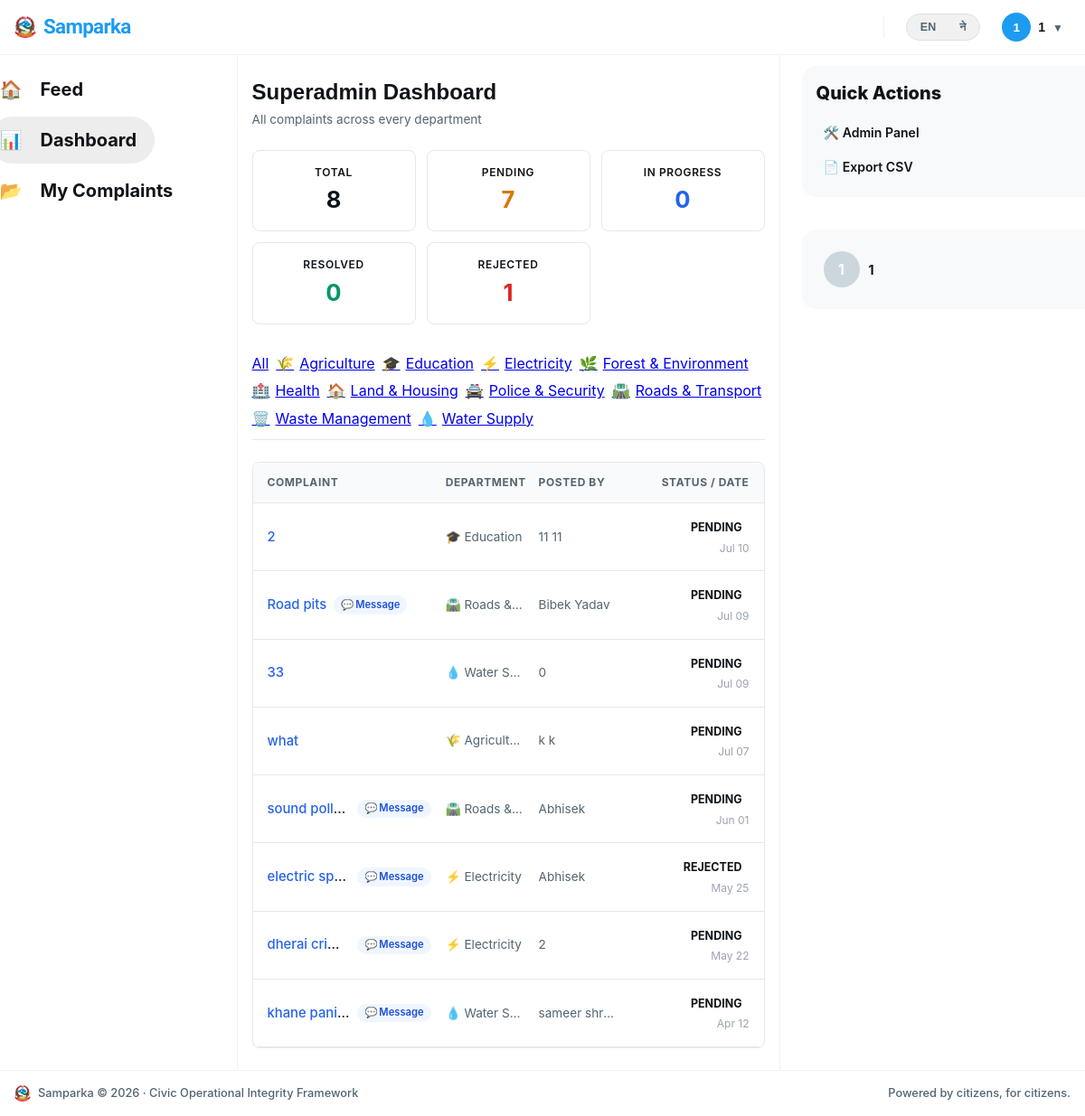
Page /accounts/superadmin/ (signed in) on the earlier database version.
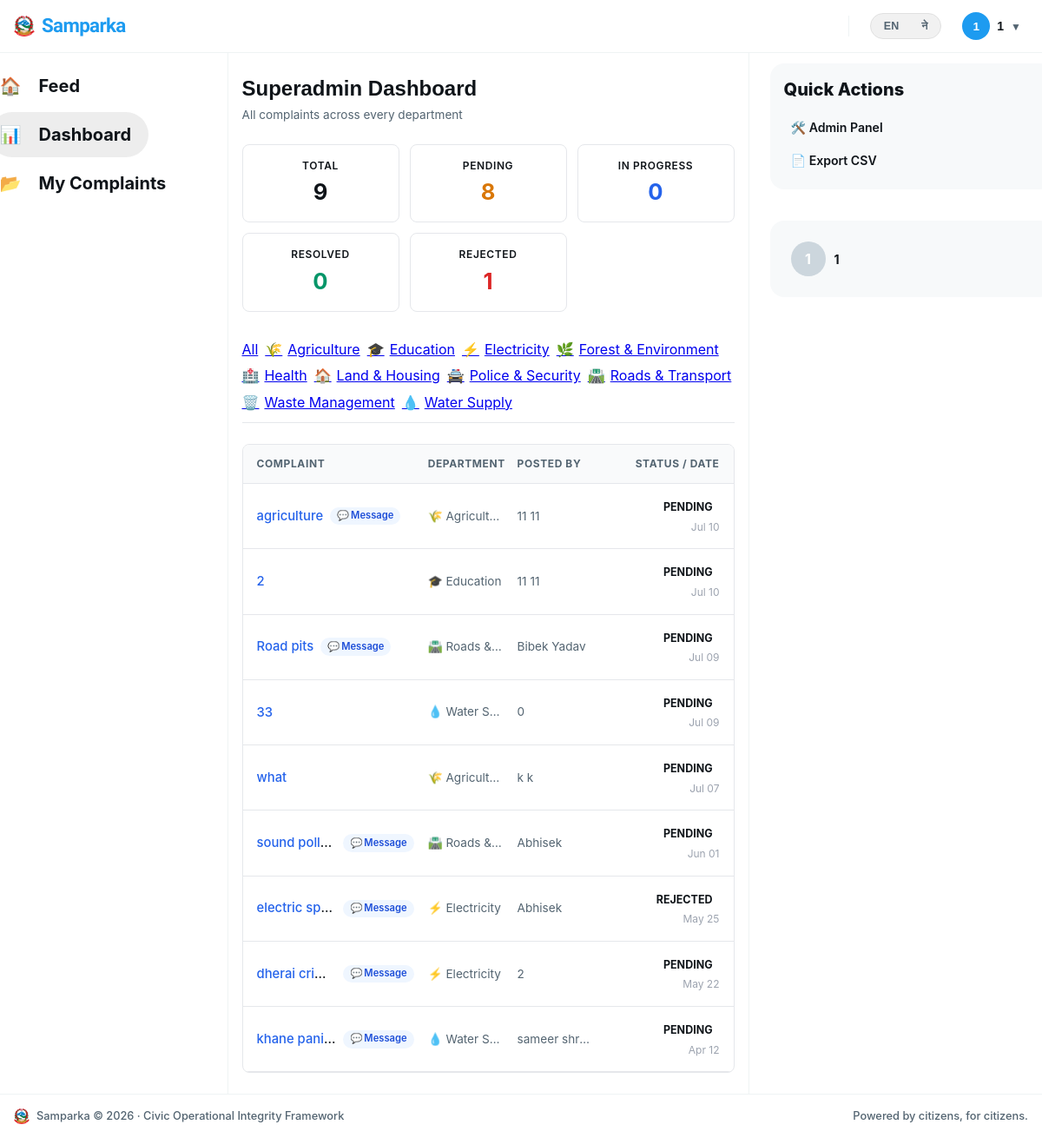
Same page on the later database version.
### departments/models.py (models this page shows, shortened)
class Department(models.Model):
    name = models.CharField(
        max_length=100,
        unique=True
    )
    name_ne = models.CharField(
        max_length=100,
        blank=True,
        help_text='Nepali name of the department (optional)'
    )
    slug = models.SlugField(
        unique=True
    )
    description = models.TextField(
        blank=True
    )
    icon = models.CharField(
        max_length=50,
        default='🏛️',
        help_text='Emoji icon for the department'
    )
    color = models.CharField(
        max_length=7,
        default='#3B82F6',
        help_text='Hex color for department badge'
    )
    is_active = models.BooleanField(
        default=True
    )
    created_at = models.DateTimeField(
        auto_now_add=True
    )
    class Meta:
        ordering = ['name']

### complaints/models.py (models this page shows, shortened)
class Complaint(models.Model):
    STATUS_PENDING = 'pending'
    STATUS_VERIFIED = 'verified'
    STATUS_IN_PROGRESS = 'in_progress'
    STATUS_SOLVED = 'solved'
    STATUS_REJECTED = 'rejected'
    STATUS_CHOICES = [
        (STATUS_PENDING, _('Pending')),
        (STATUS_VERIFIED, _('Verified')),
        (STATUS_IN_PROGRESS, _('In Progress')),
        (STATUS_SOLVED, _('Solved')),
        (STATUS_REJECTED, _('Rejected')),
    ]
    STATUS_COLORS = {
        STATUS_PENDING: '#F59E0B',
        STATUS_VERIFIED: '#3B82F6',
        STATUS_IN_PROGRESS: '#8B5CF6',
        STATUS_SOLVED: '#10B981',
        STATUS_REJECTED: '#EF4444',
    }
    PRIORITY_CHOICES = [
        ('low', _('Low')),
        ('medium', _('Medium')),
        ('high', _('High')),
        ('urgent', _('Urgent')),
    ]
    priority = models.CharField(max_length=10, choices=PRIORITY_CHOICES, default='medium')
    due_date = models.DateField(null=True, blank=True)
    author = models.ForeignKey(settings.AUTH_USER_MODEL, on_delete=models.CASCADE, related_name='complaints')
    department = models.ForeignKey(Department, on_delete=models.SET_NULL, null=True, related_name='complaints')
    title = models.CharField(max_length=200)
    description = models.TextField()
    status = models.CharField(max_length=20, choices=STATUS_CHOICES, default=STATUS_PENDING)
    location_name = models.CharField(max_length=200, blank=True, help_text='Human readable location name')
    latitude = models.DecimalField(max_digits=9, decimal_places=6, null=True, blank=True)
    longitude = models.DecimalField(max_digits=9, decimal_places=6, null=True, blank=True)
    upvotes = models.ManyToManyField(settings.AUTH_USER_MODEL, through='Vote', related_name='voted_complaints', blank=True)
    view_count = models.PositiveIntegerField(default=0)
    admin_note = models.TextField(blank=True, help_text='Internal note from admin (not shown to public)')
    is_anonymous = models.BooleanField(default=False)
    created_at = models.DateTimeField(auto_now_add=True)
    updated_at = models.DateTimeField(auto_now=True)
    class Meta:
        ordering = ['-created_at']
    def get_absolute_url(self):
        return reverse('complaints:detail', kwargs={'pk': self.pk})

### accounts/models.py (models this page shows, shortened)
class User(AbstractUser):
    avatar = models.ImageField(upload_to='avatars/', null=True, blank=True)
    bio = models.TextField(max_length=300, blank=True)
    district = models.CharField(max_length=100, blank=True)
    ward = models.CharField(max_length=100, blank=True)
    phone = models.CharField(max_length=15, blank=True)
    is_verified = models.BooleanField(default=False)
    role = models.CharField(          # ← now inside the class
        max_length=20,
        choices=ROLE_CHOICES,
        default="user"
    )
    @property
    def display_name(self):
        if self.first_name:
            return f"{self.first_name} {self.last_name}".strip()
        return self.username

### accounts/views.py (the view)
# urls.py: path('superadmin/',                         views.superadmin_dashboard,  name='superadmin_dashboard'),
@login_required
def superadmin_dashboard(request):
    from messaging.models import Conversation
    complaints = Complaint.objects.all().select_related('department', 'author')
    selected_dept = request.GET.get('dept')
    if selected_dept:
        complaints = complaints.filter(department_id=selected_dept)
    complaints_with_messages = set(
        Conversation.objects.filter(is_closed=False)
        .exclude(complaint=None)
        .values_list('complaint_id', flat=True)
    )
    return render(request, "complaints/superadmin.html", {
        "complaints": complaints.order_by('-created_at'),
        "departments": Department.objects.all(),
        "selected_dept": selected_dept,
        "complaints_with_messages": complaints_with_messages,
        "total":             Complaint.objects.count(),
        "pending_count":     Complaint.objects.filter(status='pending').count(),
        "in_progress_count": Complaint.objects.filter(status='in_progress').count(),
        "resolved_count":    Complaint.objects.filter(status='resolved').count(),
        "rejected_count":    Complaint.objects.filter(status='rejected').count(),
    })

### accounts/context_processors.py (called while the page is built)
def notifications(request):
    if request.user.is_authenticated:
        return {
            'unread_count': request.user.notifications.filter(is_read=False).count()
        }
    return {'unread_count': 0}

### complaints/templates/complaints/superadmin.html (shortened to what the changed rows need)
{% extends 'base.html' %}
{% load humanize %}
{% load i18n %}
{% block content %}
<div class="x-workspace-container">
  <main class="x-panel-center">
    <div class="container" style="max-width: 100%; padding: 1.5rem 1rem; margin: 0;">
      <div style="display: flex; align-items: center; justify-content: space-between; margin-bottom: 1.5rem; gap: 1rem; flex-wrap: wrap;">
        <div>
          <h1 style="font-family: var(--font, sans-serif); font-size: 1.5rem; font-weight: 700; margin: 0 0 4px; color: var(--text-main, #111827);">
            {% trans "Superadmin Dashboard" %}
          </h1>
        </div>
      </div>
      <div style="display: grid; grid-template-columns: repeat(auto-fit, minmax(140px, 1fr)); gap: 12px; margin-bottom: 2rem;">
        <div class="card" style="padding: 1rem; text-align: center; border-radius: 8px; border: 1px solid var(--border, #E5E7EB); background: var(--bg-card, #FFF);">
          <div class="text-muted" style="font-size: 0.75rem; text-transform: uppercase; letter-spacing: 0.05em; font-weight: 600; margin-bottom: 4px;">{% trans "Total" %}</div>
          <div style="font-size: 1.6rem; font-weight: 700;">{{ total }}</div>
        </div>
        <div class="card" style="padding: 1rem; text-align: center; border-radius: 8px; border: 1px solid var(--border, #E5E7EB); background: var(--bg-card, #FFF);">
          <div class="text-muted" style="font-size: 0.75rem; text-transform: uppercase; letter-spacing: 0.05em; font-weight: 600; margin-bottom: 4px;">{% trans "Pending" %}</div>
          <div style="font-size: 1.6rem; font-weight: 700; color: var(--warning, #D97706);">{{ pending_count }}</div>
        </div>
      </div>
      <div style="display: flex; gap: 8px; flex-wrap: wrap; margin-bottom: 1.5rem; border-bottom: 1px solid var(--border, #E5E7EB); padding-bottom: 0.75rem;">
        {% for dept in departments %}
        <a href="?dept={{ dept.id }}"
           class="btn {% if selected_dept == dept.id|stringformat:'s' %}btn-primary{% else %}btn-ghost{% endif %} btn-sm"
           style="border-radius: 6px; display: inline-flex; align-items: center; gap: 6px;">
          <span>{{ dept.icon }}</span><span>{{ dept.name }}</span>
        </a>
        {% endfor %}
      </div>
      <div style="border: 1px solid var(--border, #E5E7EB); border-radius: 8px; overflow: hidden; background: var(--bg-card, #FFF);">
        <div class="my-list">
          {% for complaint in complaints %}
          <div class="my-item" style="display: flex; align-items: center; gap: 16px; padding: 1rem; border-bottom: 1px solid var(--border, #E5E7EB); transition: background-color 0.15s ease;">
            <div style="flex: 2.5; min-width: 0; display: flex; align-items: center; gap: 8px;">
              <div style="overflow: hidden; text-overflow: ellipsis; white-space: nowrap; font-size: 0.925rem; font-weight: 500;">
                <a href="{{ complaint.get_absolute_url }}" style="color: var(--text-link, #2563EB); text-decoration: none;">
                  {{ complaint.title }}
                </a>
              </div>
              {% if complaint.pk in complaints_with_messages %}
              <a href="{% url 'messaging:inbox' %}" style="background: #EFF6FF; color: #1D4ED8; padding: 0.15rem 0.5rem; border-radius: 999px; font-size: 0.7rem; font-weight: 600; text-decoration: none; white-space: nowrap; display: inline-flex; align-items: center; gap: 2px;">
                💬 <span>{% trans "Message" %}</span>
              </a>
              {% endif %}
            </div>
            <div style="flex: 1.2; min-width: 0; font-size: 0.85rem; color: var(--text-muted, #4B5563); overflow: hidden; text-overflow: ellipsis; white-space: nowrap;">
              {% if complaint.department %}{{ complaint.department.icon }} {{ complaint.department.name }}{% else %}<span style="color: var(--text-light, #9CA3AF);">—</span>{% endif %}
            </div>
            <div style="flex: 1.2; min-width: 0; font-size: 0.85rem; color: var(--text-muted, #4B5563); overflow: hidden; text-overflow: ellipsis; white-space: nowrap;">
              {% if complaint.is_anonymous %}
                <span style="color: var(--text-light, #9CA3AF); font-style: italic;">{% trans "Anonymous" %}</span>
              {% else %}
                {{ complaint.author.display_name }}
              {% endif %}
            </div>
            <div style="width: 130px; display: flex; flex-direction: column; align-items: flex-end; gap: 4px;">
              <span class="status-badge status-{{ complaint.status }}" style="font-size: 0.75rem; font-weight: 600; padding: 2px 6px; border-radius: 4px;">
                {{ complaint.get_status_display }}
              </span>
              <span class="text-muted" style="font-size: 0.75rem; color: var(--text-light, #9CA3AF);">
                {{ complaint.created_at|date:"M d" }}
              </span>
            </div>
          </div>
          {% endfor %}
        </div>
      </div>
    </div>
  </main>
</div>
{% endblock %}

Differences in the rows shown:
added Complaint: title "agriculture", department.icon "🌾", department.name "Agricult…", author.display_name "11 11", status "PENDING", created_at "Jul 10"
Other differences:
{{ total }}: "8" → "9"
{{ pending_count }}: "7" → "8"
